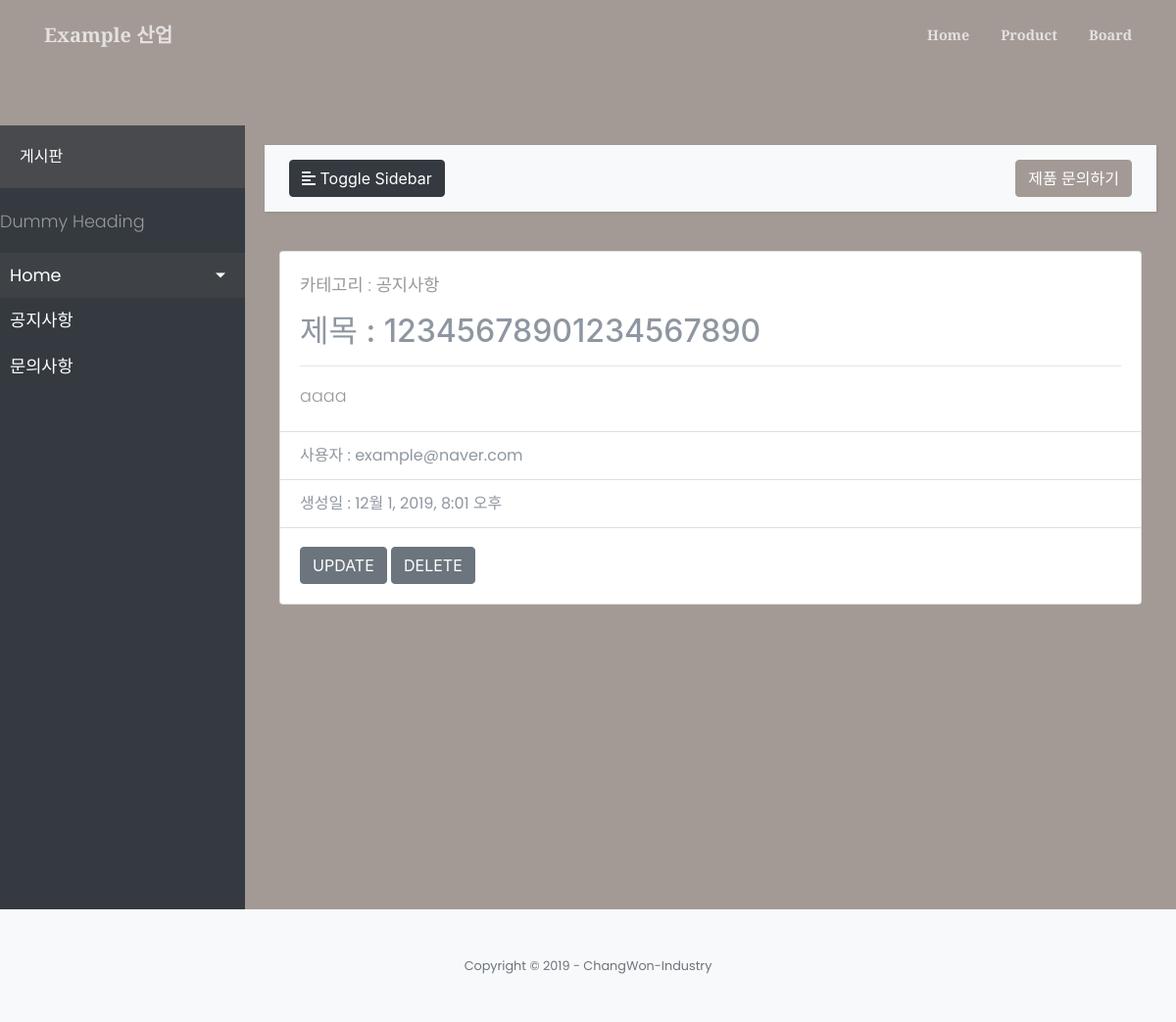
The page /board/read/10 on the database its author committed.
### board/models.py (models this page shows, shortened)
class Board_Category(models.Model):
    name = models.CharField(max_length=20)    # 게시판 카테고리 이름
    admin_option = models.BooleanField(default=False) # 관리자만 확인하기 옵션 기능
    created_at = models.DateTimeField(auto_now_add=True)    # 해당 레코드 생성시 현재 시간 자동저장
    updated_at = models.DateTimeField(auto_now=True)    # 해당 레코드 갱신시 현재 시간 자동저장
    def __str__(self):
        return self.name

class Board(models.Model):
    board_category = models.ForeignKey(Board_Category, on_delete=models.CASCADE) # board category
    subject = models.CharField(max_length=20) # 제목
    email = models.EmailField() # user이메일
    pwd = models.CharField(max_length=20) # user pw
    content = models.TextField()    # 게시글 내용
    hit = models.IntegerField(default=0)    # 조회수
    admin_option = models.BooleanField(default=False) # 관리자만 확인하기 옵션 기능
    created_at = models.DateTimeField(auto_now_add=True)    # 해당 레코드 생성시 현재 시간 자동저장
    updated_at = models.DateTimeField(auto_now=True)    # 해당 레코드 갱신시 현재 시간 자동저장
    ifmodify = models.CharField(max_length=2, default="n")

### board/views.py (the view)
# urls.py: path('read/<int:pk>', views.read_board, name="read_board"),
def read_board(request, pk):
    context = {
            "error":error_handeler(request, False, ""),
            "title":"Chang-Won",
            "category": Board_Category.objects.all(),
            "path": request.path,
    }
    try:
        board = Board.objects.get(id = pk)
        path = "/board/?kind="+str(board.board_category)
        if(board.admin_option):
            error_handeler(request, True, "관리자만 확인 가능합니다.")
            return redirect(path)
        else:
            board.hit += 1
            board.save()
    except:
        error_handeler(request, True, "board DB 관련 오류!")
        return redirect("board_main")
    context["board"] = board
    return render(request, 'board/boardView.html', context)

### board/views.py (called while the page is built)
def error_handeler(request, active, msg):
    err_msg = ""
    if request.session.get('error', False) and not active:
        err_msg = request.session['error']
        del request.session['error']
    elif active == True:
        request.session['error'] = msg
    return err_msg

### board/templates/board/boardView.html (shortened to what this page needs)
{% extends 'products/index.html' %}
{% load i18n %}
{% load staticfiles %}
{% block sidebar_title %}게시판{% endblock %}
{% block sidebar_category %}
    {% for i in category %}
    <li>
        <a class="kinds" href="/board?kind={{i}}">{{ i }}</a>
    </li>
    {% endfor %}
{% endblock %}
{% block product %}
<div class="container">
    <div class="card">
        <div class="card-body">
            <p class="card-title">카테고리 : {{board.board_category}}</p>
            <h2>제목 : {{board.subject}}</h2>
            <hr>
            <p class="card-text">{{board.content}}</p>
        </div>
        <ul class="list-group list-group-flush">
            <li class="list-group-item">사용자 : {{board.email}}</li>
            <li class="list-group-item">생성일 : {{board.created_at}}</li>
        </ul>
        <div class="card-body">
            <a href="{%url 'updatepage' board.id%}"  class="btn btn-secondary">UPDATE</a>
            <a href="{%url 'delete_board' board.id%}"  class="btn btn-secondary">DELETE</a>
        </div>
    </div>
</div>
{% endblock %}

### mainsite/static/mainsite/css/custom.css (style rules this page uses)
body { font-family: 'Poppins', sans-serif; background: #fafafa; }
p { font-family: 'Poppins', sans-serif; font-size: 1.1em; font-weight: 300; line-height: 1.7em; color: #999; }
a, a:hover, a:focus { color: inherit; text-decoration: none; transition: all 0.3s; }
#sidebar ul li a { text-align: left; }
#sidebar ul li a { padding: 10px; font-size: 1.1em; display: block; }

### rows shown on the page
Board_Category: name "공지사항"
Board_Category: name "문의사항"
Board: board_category "공지사항", subject "12345678901234567890", content "aaaa", email "example@naver.com", created_at "12월 1, 2019, 8:01 오후"
